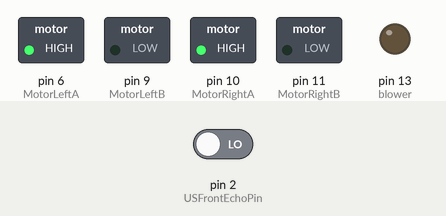
This sketch was run on a simulated Arduino Mega 2560, built with avr-gcc and run on an emulated ATmega2560. On the bench: switched loads named in the sketch (green lamp = pin HIGH), output pins drawn as LEDs (lit = HIGH). The test bench sets the inputs (shaded band); at power-on: pin 2 (USFrontEchoPin) LOW. Pins used as bus, display or sensor lines are not drawn; what the sketch prints to the serial monitor is not drawn.

Above: at 0.1 s.
Timing chart, 0 to 1.6 s (numbered marks = the images above):
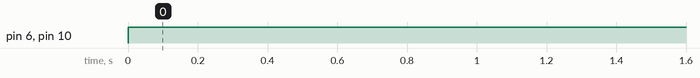

Measured:
- by itself, pin 6 (MotorLeftA), pin 10 (MotorRightA): LOW → HIGH at 0.00 s

The sketch:

FireFighting_with_proximity_sensors_vol2.ino
```cpp
//***********Motors**********************************//
/* L293 Pin 1 –> Arduino +5V
 L293 Pin 2 –> Arduino Pin 2
 L293 Pin 3 –> Left Motor Pin 1
 L293 Pin 4 –> Arduino Ground
 L293 Pin 5 –> Arduino Ground
 L293 Pin 6 –> Left Motor Pin 2
 L293 Pin 7 –> Arduino Pin 3
 L293 Pin 8 –> Battery +5V
 L293 Pin 9 –> Battery +5V
 L293 Pin 10 –> Arduino Pin 4
 L293 Pin 11 –> Right Motor Pin 2
 L293 Pin 12 –> Arduino Ground
 L293 Pin 13 –> Arduino Ground
 L293 Pin 14 –> Right Motor Pin 1
 L293 Pin 15 –> Arduino Pin 5
 L293 Pin 16 –> Arduino +5V
 */

//***********Ultrasonic sensors HC-SR04*****************//
/* HC-SR04 Pin VCC -> Arduino +5V
 HC-SR04 Pin GND -> Arduino Ground
 HC-SR04 Pin Trig -> Arduino Pin 5(Right2)(RightFront), 8(Right)(RightBack), 3(Front) , 22(Left)(LeftBack) , 25(LeftCorner)(LeftFront)
 HC-SR04 Pin Echo -> Arduino Pin 4(Right2)(RightFront), 7(Right)(RightBack), 2(Front) , 23(Left)(LeftBack) , 24(LeftCorner)(LeftFront)
 */


//QRE Line sensor
int QRE1113_Pin = 12;

//Blower
int blower=13;

//Motor Pins
//Left
int MotorLeftA = 6;
int MotorLeftB = 9;
//Right
int MotorRightA = 10;
int MotorRightB = 11;

//Ultrasonic sensors Pins
//Apostasi se ekatosta
long USFrontDistance;
long USRightDistance;
long USRight2Distance;
long USLeftDistance;
long USLeftCornerDistance;

long USFrontDuration;
long USRightDuration;
long USRight2Duration;
long USLeftDuration;
long USLeftCornerDuration;

//US trg pins
int USFrontTrigPin = 3;
int USRightTrigPin = 8;
int USRight2TrigPin = 5;
int USLeftTrigPin = 22;
int USLeftCornerTrigPin = 25;

//US Echo pins
int USFrontEchoPin = 2;
int USRightEchoPin = 7;
int USRight2EchoPin = 4;
int USLeftEchoPin = 23;
int USLeftCornerEchoPin = 24;

//Fire sensors
int RightFS = A3;
int FrontLFS = A2;
int LeftFS = A0;
int BackFS=A1;

//Loop
int DelayValue = 100;
const int validDistance = 15;

//Flag
boolean flag = false;


void setup(){

  //GIA PINS 0-1

  //Motor pins initialization
  pinMode(MotorLeftA, OUTPUT);
  pinMode(MotorLeftB, OUTPUT);
  pinMode(MotorRightA, OUTPUT);
  pinMode(MotorRightB, OUTPUT);

  //US pins initialization
  pinMode(USFrontTrigPin, OUTPUT);
  pinMode(USFrontEchoPin, INPUT);
  pinMode(USRightTrigPin, OUTPUT);
  pinMode(USRightEchoPin, INPUT);
  pinMode(USRight2TrigPin, OUTPUT);
  pinMode(USRight2EchoPin, INPUT);
  pinMode(USLeftTrigPin, OUTPUT);
  pinMode(USLeftEchoPin, INPUT);
  pinMode(USLeftCornerTrigPin, OUTPUT);
  pinMode(USLeftCornerEchoPin, INPUT);

  pinMode(QRE1113_Pin, INPUT);
  pinMode(blower, OUTPUT);
  Serial.begin(9600);


}//setup

void loop(){

//stopMotors();
//digitalWrite(blower, HIGH);
//wallFollow();
  // turnRight();

  moveForward();
    //digitalWrite(blower, HIGH);

    //Serial.println(readQD());

  Serial.print(" mprosta: ");
 Serial.println(readFrontUS());

  //detectFire();
  //Serial.print("deksia mprosta: ");
  //Serial.println(readRight2US());

  //Serial.print("deksia pisw: ");
  //Serial.println(readRightUS());

  //Serial.print("aristera: ");
  //Serial.println(readLeftUS());

  //Serial.print("aristera corner: ");
  //Serial.println(readLeftCornerUS());
/*
Serial.print("   Deksios: ");
  Serial.print(analogRead(RightFS ));

  Serial.print("   Mprosta Aristera: ");
  Serial.print(analogRead(FrontLFS ));

  Serial.print("   Aristera: ");
  Serial.println(analogRead(LeftFS));

  Serial.print("   Pisw: ");
  Serial.println(analogRead(BackFS));
*/
  //delay(1000);

}//loop

//***********wallFollow method*****************//

void wallFollow(){

  detectFire();

   if( readFrontUS() < 15 ) //mprosta toixos se logiki apostasi
    {

     turnLeft();
     delay(80);
    } //if


   if( readRightUS() < 12 ) //APOSTASH APO TON MPROSTA DEKSIA LIGO ARISTERA
     {
      goLeft();
     }// if

   if (readRightUS() > 12 ) //APOSTASH APO TON PISW DEKSIA  LIGO ARISTERA
     {
     goRight();

     }// if


     // detectFire();

  if(readLeftUS() < 10 )
     {
      goRight();
     }

   //detectFire();

  if(readRightUS() > 35 && readRight2US() > 35 ) //KAI TA DUO DEIXNOUN KENO strofi
   {
     moveForward();
     delay(200);
    // detectFire();
     turnRight();
     delay(80);
     //detectFire();
     if( readFrontUS() < 10 ) //elenxos an th diarkeia pou kanei th strofh yparxei toixos
      {
         turnLeft();
         delay(80);  //elegxo
      }//if
     moveForward();
     delay(400);
   }//if
   if (readLeftUS()<7 || readLeftCornerUS()<6 || readLeftCornerUS()>300)
   {
     moveBackward();
     delay(120);
    // detectFire();
     turnRight();
     delay(250);
   }//if

   if (readFrontUS() > 300  || readRightUS()>300  || readRight2US()>300 || readFrontUS() < 7 || readRight2US()<6)   //LOGIKO LATHOS panw sto toixo h skedasi KANEI LIGO PISW
   {
     moveBackward();
     delay(120);
   //  detectFire();
     turnLeft();
     delay(300);
   }//if

  //  detectFire();


}//wallFollow

//***********Fire detecttion method*****************//
void detectFire(){

  int RFS=analogRead(RightFS);
  int LFS=analogRead(LeftFS);
  int FFSL=analogRead(FrontLFS);
  int k=0;
  int i2,i1;

   if ( analogRead(RightFS) <300 || analogRead(FrontLFS) < 300 || analogRead(LeftFS) <300 || analogRead(BackFS) <500){

   do{

      if( analogRead(RightFS) < 300){


        digitalWrite(blower, HIGH);


       for(i1=0;i1<3500;i1=i1+100){

          turnRight();
          delay(100);
          stopMotors();
          delay(50);

          if(analogRead(FrontLFS) <50 ){
            do{
            stopMotors();
            }while(analogRead (FrontLFS) < 1000);
            break;}

        }


          Label1:

          if( analogRead(FrontLFS) >= 900 ){
            digitalWrite(blower, LOW);
            goto efuges1;    }

          else{


             moveForward();
             delay(10);


             stopMotors();
             delay(1500);
             k=1;
             goto Label1;
          }


          }//if


    else if( analogRead(LeftFS) < 300){


       digitalWrite(blower, HIGH);


       for(i2=0; i2 <= 3600; i2=i2+100){

         turnLeft();
          delay(100);
          stopMotors();
          delay(50);

          if(analogRead(FrontLFS) <50 ){
            stopMotors();
            delay(2000);
            break;}
        }


            Label2:

          if( analogRead(FrontLFS) >= 900 ){
            digitalWrite(blower, LOW);
            goto efuges2; }

          else{

                moveForward();
                delay(10);


             stopMotors();
             delay(1500);
             k=2;
             goto Label2;

          }


      }//if  2


       efuges1:
       if(k==1){
         turnRight();
         delay(600-i1);
         k=0;}

      efuges2:
       if(k==2){
         turnLeft();
         delay(600-i2);
         k=0; }


    delay(5);

    }while(analogRead(FrontLFS)<1000 && analogRead(RightFS)<1000 && analogRead(LeftFS)<1000 );

   }


        digitalWrite(blower, LOW);

}//detectFire


//***********Motors methods************************//
void stopMotors(){

  analogWrite(MotorLeftA, 0);
  analogWrite(MotorLeftB, 0);
  analogWrite(MotorRightA, 0);
 analogWrite(MotorRightB, 0);
}//stopMotors

void moveBackward(){

  analogWrite(MotorLeftA,255);
  analogWrite(MotorLeftB, 0);
  analogWrite(MotorRightA,255);
 analogWrite(MotorRightB, 0);

}//moveBackward

void moveForward(){
  analogWrite(MotorLeftA, 255);
  analogWrite(MotorLeftB, 0);
  analogWrite(MotorRightA,255);
  analogWrite(MotorRightB, 0);

}//moveForward

void turnLeft(){

  analogWrite(MotorLeftA, 255);
  analogWrite(MotorLeftB, 0);
  analogWrite(MotorRightA, 0);
  analogWrite(MotorRightB, 255);


}//turnLeft

void turnRight(){

  analogWrite(MotorLeftA, 0);
  analogWrite(MotorLeftB, 255);
 analogWrite(MotorRightA, 255);
 analogWrite(MotorRightB,0);
}//turnRight

void goLeft(){

  analogWrite(MotorLeftA, 0);
  analogWrite(MotorLeftB, 110);
  analogWrite(MotorRightA, 0);
  analogWrite(MotorRightB, 140);
}//goRight

void goRight(){

  analogWrite(MotorLeftA,0);
  analogWrite(MotorLeftB, 140);
  analogWrite(MotorRightA, 0);
  analogWrite(MotorRightB, 120);
}//goLeft

//void goRight1() }

//***********Ultrasonic sensors methods*****************//
long readRight2US() {
  // Left ultrasonic
  digitalWrite(USRight2TrigPin, LOW);
  delayMicroseconds(2);
  digitalWrite(USRight2TrigPin, HIGH);
  delayMicroseconds(5);
  digitalWrite(USRight2TrigPin, LOW);

  USRight2Duration = pulseIn(USRight2EchoPin, HIGH);
  return USRight2Distance = USRight2Duration/29 /2;
} //readLeftUS

long readRightUS() {
  // Right ultrasonic
  digitalWrite(USRightTrigPin, LOW);
  delayMicroseconds(2);
  digitalWrite(USRightTrigPin, HIGH);
  delayMicroseconds(5);
  digitalWrite(USRightTrigPin, LOW);

  USRightDuration = pulseIn(USRightEchoPin, HIGH);
  return USRightDistance = USRightDuration/29 /2;
} //readRightUS

long readFrontUS() {
  // Front ultrasonic
  digitalWrite(USFrontTrigPin, LOW);
  delayMicroseconds(2);
  digitalWrite(USFrontTrigPin, HIGH);
  delayMicroseconds(5);
  digitalWrite(USRightTrigPin, LOW);

  USFrontDuration = pulseIn(USFrontEchoPin, HIGH);
  return USFrontDistance = USFrontDuration/29 /2;
} //readFrontUS

long readLeftUS() {
  // Left ultrasonic
  digitalWrite(USLeftTrigPin, LOW);
  delayMicroseconds(2);
  digitalWrite(USLeftTrigPin, HIGH);
  delayMicroseconds(5);
  digitalWrite(USLeftTrigPin, LOW);

  USLeftDuration = pulseIn(USLeftEchoPin, HIGH);
  return USLeftDistance = USLeftDuration/29 /2;
} //readLeftUS


long readLeftCornerUS() {
  // Left corner ultrasonic
  digitalWrite(USLeftCornerTrigPin, LOW);
  delayMicroseconds(2);
  digitalWrite(USLeftCornerTrigPin, HIGH);
  delayMicroseconds(5);
  digitalWrite(USLeftCornerTrigPin, LOW);

  USLeftCornerDuration = pulseIn(USLeftCornerEchoPin, HIGH);
  return USLeftCornerDistance = USLeftCornerDuration/29 /2;
} //readLeftCornerUS


//***********Detect line method*****************//
int readQD(){
  pinMode( QRE1113_Pin, OUTPUT );
  digitalWrite( QRE1113_Pin, HIGH );
  delayMicroseconds(10);
  pinMode( QRE1113_Pin, INPUT );

  long time = micros();
  int diff = micros() - time;

  return diff;
}//readQD
```
